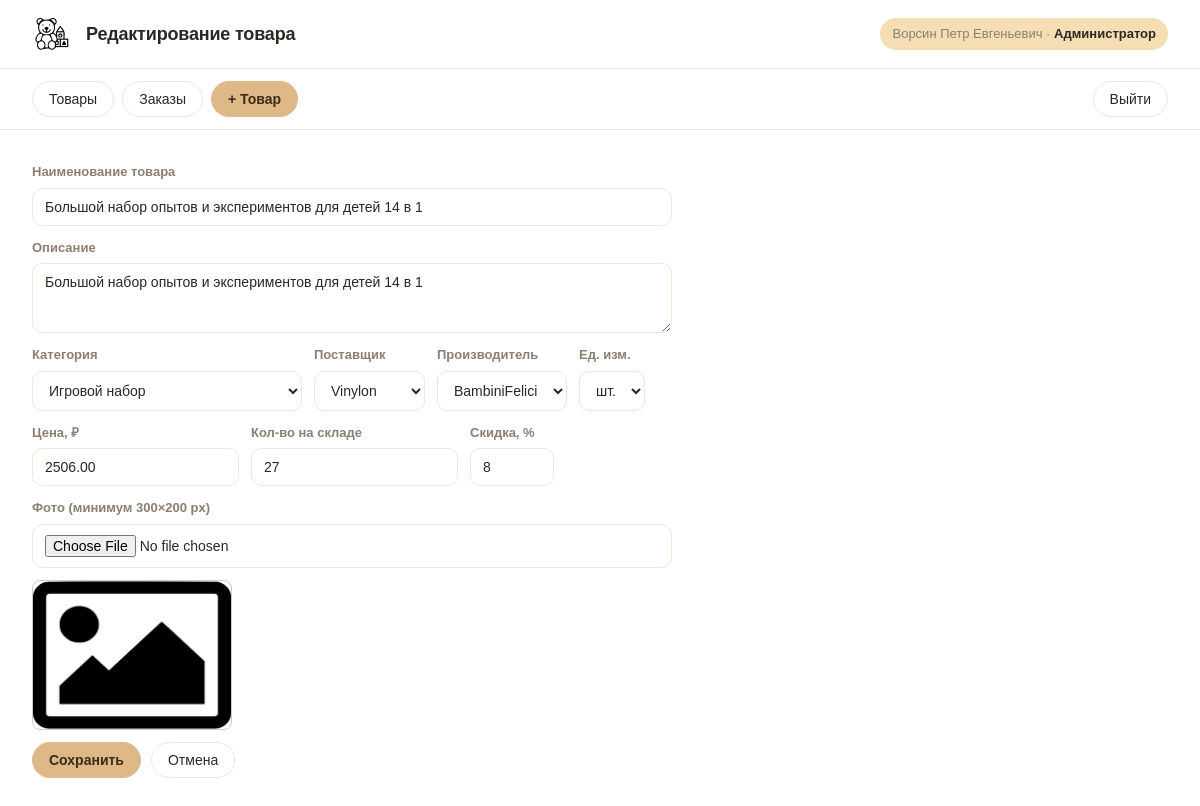
The app's page /index.php?page=product_edit&article=UER2QD (signed in) with its own data.
### tables this page shows
CREATE TABLE Products (
  article         VARCHAR(20) PRIMARY KEY,
  name            VARCHAR(500) NOT NULL,
  unit_id         INT NOT NULL,
  price           DECIMAL(10,2) NOT NULL CHECK (price >= 0),
  supplier_id     INT NOT NULL,
  manufacturer_id INT NOT NULL,
  category_id     INT NOT NULL,
  discount        INT NOT NULL DEFAULT 0 CHECK (discount >= 0),
  stock_qty       INT NOT NULL DEFAULT 0 CHECK (stock_qty >= 0),
  description     TEXT,
  photo           VARCHAR(255),
  CONSTRAINT fk_prod_unit FOREIGN KEY (unit_id)         REFERENCES Units(id),
  CONSTRAINT fk_prod_sup  FOREIGN KEY (supplier_id)     REFERENCES Suppliers(id),
  CONSTRAINT fk_prod_man  FOREIGN KEY (manufacturer_id) REFERENCES Manufacturers(id),
  CONSTRAINT fk_prod_cat  FOREIGN KEY (category_id)     REFERENCES Categories(id)
);

CREATE TABLE Categories (
  id   INT AUTO_INCREMENT PRIMARY KEY,
  name VARCHAR(150) NOT NULL UNIQUE
);

CREATE TABLE Suppliers (
  id   INT AUTO_INCREMENT PRIMARY KEY,
  name VARCHAR(150) NOT NULL UNIQUE
);

CREATE TABLE Manufacturers (
  id   INT AUTO_INCREMENT PRIMARY KEY,
  name VARCHAR(150) NOT NULL UNIQUE
);

CREATE TABLE Units (
  id   INT AUTO_INCREMENT PRIMARY KEY,
  name VARCHAR(50) NOT NULL UNIQUE
);

### web/db.php (called while the page is built, shortened)
<?php
function db(): PDO {
    static $pdo = null;
    if ($pdo === null) {
        $pdo = new PDO(
            'mysql:host=' . DB_HOST . ';dbname=' . DB_NAME . ';charset=utf8mb4',
            DB_USER, DB_PASS,
            [
                PDO::ATTR_ERRMODE            => PDO::ERRMODE_EXCEPTION,
                PDO::ATTR_DEFAULT_FETCH_MODE => PDO::FETCH_ASSOC,
                PDO::ATTR_EMULATE_PREPARES   => false,
            ]
        );
    }
    return $pdo;
}

### web/pages/product_edit.php (the view, shortened to what this page needs)
<?php
$article = $_GET['article'] ?? '';
$isEdit  = $article !== '';
$cats  = db()->query('SELECT id,name FROM Categories ORDER BY name')->fetchAll();
$sups  = db()->query('SELECT id,name FROM Suppliers ORDER BY name')->fetchAll();
$mans  = db()->query('SELECT id,name FROM Manufacturers ORDER BY name')->fetchAll();
$units = db()->query('SELECT id,name FROM Units ORDER BY name')->fetchAll();
if ($isEdit) {
    $st = db()->prepare('SELECT * FROM Products WHERE article = ?');
    $st->execute([$article]);
    $p = $st->fetch();
} else {
    $p = ['article'=>'', 'name'=>'', 'unit_id'=>$units[0]['id'] ?? 1, 'price'=>'', 'supplier_id'=>$sups[0]['id'] ?? 1,
          'manufacturer_id'=>$mans[0]['id'] ?? 1, 'category_id'=>$cats[0]['id'] ?? 1, 'discount'=>0, 'stock_qty'=>0,
          'description'=>'', 'photo'=>null];
}
?>
<div style="max-width:640px;">
  <form method="post" enctype="multipart/form-data" style="display:flex; flex-direction:column; gap:12px;">
    <label>Наименование товара
      <input type="text" name="name" required value="<?= e($p['name']) ?>"></label>
    <label>Описание
      <textarea name="description" rows="3"><?= e($p['description']) ?></textarea></label>
    <div style="display:flex; gap:12px; flex-wrap:wrap;">
      <label>Категория
        <select name="category_id"><?php foreach ($cats as $c): ?>
          <option value="<?= (int)$c['id'] ?>" <?= $c['id']==$p['category_id']?'selected':'' ?>><?= e($c['name']) ?></option>
        <?php endforeach; ?></select></label>
      <label>Поставщик
        <select name="supplier_id"><?php foreach ($sups as $s): ?>
          <option value="<?= (int)$s['id'] ?>" <?= $s['id']==$p['supplier_id']?'selected':'' ?>><?= e($s['name']) ?></option>
        <?php endforeach; ?></select></label>
      <label>Производитель
        <select name="manufacturer_id"><?php foreach ($mans as $m): ?>
          <option value="<?= (int)$m['id'] ?>" <?= $m['id']==$p['manufacturer_id']?'selected':'' ?>><?= e($m['name']) ?></option>
        <?php endforeach; ?></select></label>
      <label>Ед. изм.
        <select name="unit_id"><?php foreach ($units as $unt): ?>
          <option value="<?= (int)$unt['id'] ?>" <?= $unt['id']==$p['unit_id']?'selected':'' ?>><?= e($unt['name']) ?></option>
        <?php endforeach; ?></select></label>
    </div>
    <div style="display:flex; gap:12px; flex-wrap:wrap;">
      <label>Цена, ₽
        <input type="number" step="0.01" min="0" name="price" required value="<?= e((string)$p['price']) ?>"></label>
      <label>Кол-во на складе
        <input type="number" min="0" name="stock_qty" value="<?= (int)$p['stock_qty'] ?>"></label>
      <label>Скидка, %
        <input type="number" min="0" max="100" name="discount" value="<?= (int)$p['discount'] ?>"></label>
    </div>
    <label>Фото (минимум 300×200 px)
      <input type="file" name="photo" accept="image/*"></label>
    <?php if ($isEdit && $p['photo']): ?>
      <img src="<?= e(photo_src($p['photo'])) ?>" style="max-width:200px;border:1px solid #ccc;border-radius:8px">
    <?php endif; ?>
    <div style="display:flex; gap:10px;">
      <button class="btn accent" type="submit"><?= $isEdit ? 'Сохранить' : 'Добавить' ?></button>
      <a class="btn" href="index.php">Отмена</a>
    </div>
  </form>
</div>

### web/common.php (style rules this page uses)
:root { --bg:#FFFFFF; --secondary:#F5DEB3; --accent:#DEB887; --sale:#FFDEAD; --ink:#2c2723; --muted:#8a7f72; --line:#efe7d8; --radius:14px; --radius-sm:10px; --shadow:0 1px 2px rgba(60,45,20,.05), 0 8px 24px rgba(60,45,20,.06); }
* { box-sizing:border-box; }
html { -webkit-text-size-adjust:100%; }
body { margin:0; font-family:Arial, Helvetica, sans-serif; background:var(--bg); color:var(--ink); line-height:1.5; -webkit-font-smoothing:antialiased; }
a.btn,button.btn { font-family:inherit; font-size:14px; line-height:1; text-decoration:none; color:var(--ink); background:#fff; border:1px solid var(--line); padding:10px 16px; border-radius:999px; cursor:pointer; }
a.btn.accent,button.btn.accent { background:var(--accent); border-color:var(--accent); color:#3a2c16; font-weight:700; }
label { font-size:13px; font-weight:600; color:var(--muted); display:flex; flex-direction:column; gap:6px; }
input,select,textarea { font-family:inherit; font-size:14px; color:var(--ink); padding:10px 12px; background:#fff; border:1px solid var(--line); border-radius:var(--radius-sm); outline:none; }

### records on screen
products: name "Большой набор опытов и экспериментов для детей 14 в 1", description "Большой набор опытов и экспериментов для детей 14 в 1", category_id "Игровой набор", supplier_id "Vinylon", manufacturer_id "BambiniFelici", unit_id "шт.", price "2506.00", stock_qty "27", discount "8"

### other values on screen
$title "Редактирование товара"
$u['full_name'] "Ворсин Петр Евгеньевич"
$u['role'] "Администратор"
